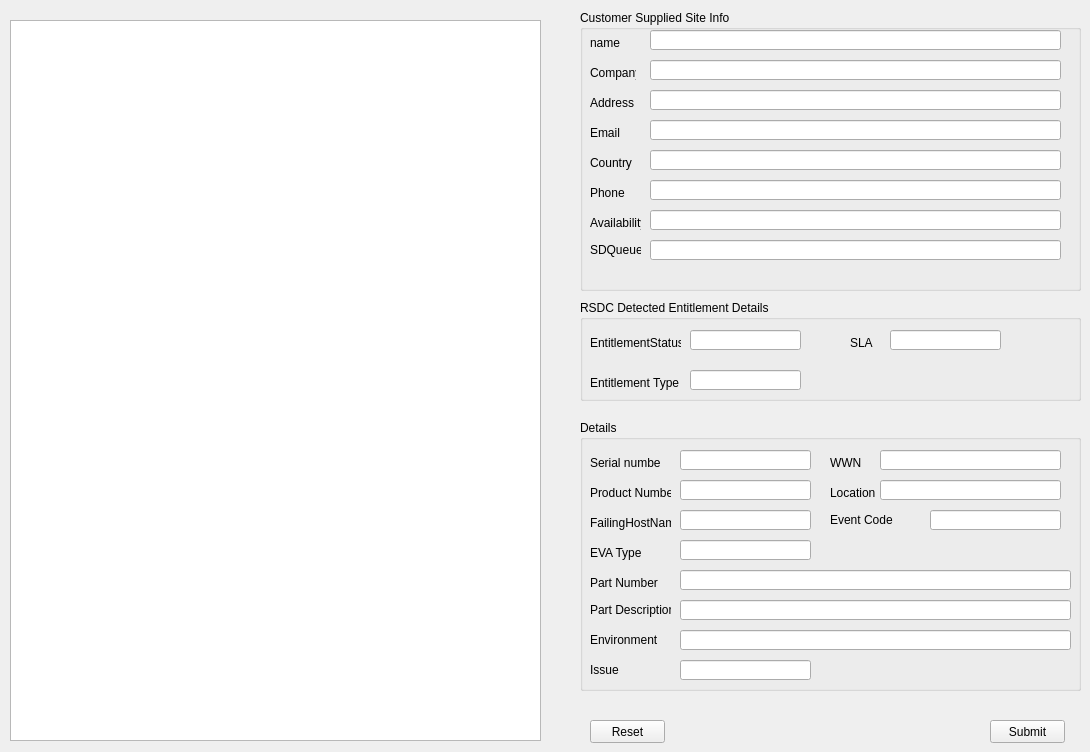
   <widget class="QWidget" name="tab_eva">
    <attribute name="title">
     <string>EVA</string>
    </attribute>
    <widget class="QGroupBox" name="groupBox_5">
     <property name="geometry">
      <rect>
       <x>580</x>
       <y>420</y>
       <width>501</width>
       <height>271</height>
      </rect>
     </property>
     <property name="title">
      <string>Details</string>
     </property>
     <widget class="QLabel" name="label_42">
      <property name="geometry">
       <rect>
        <x>10</x>
        <y>33</y>
        <width>71</width>
        <height>20</height>
       </rect>
      </property>
      <property name="text">
       <string>Serial number</string>
      </property>
     </widget>
     <widget class="QLineEdit" name="lineEdit_evaSN">
      <property name="geometry">
       <rect>
        <x>100</x>
        <y>30</y>
        <width>131</width>
        <height>20</height>
       </rect>
      </property>
     </widget>
     <widget class="QLabel" name="label_43">
      <property name="geometry">
       <rect>
        <x>250</x>
        <y>33</y>
        <width>46</width>
        <height>20</height>
       </rect>
      </property>
      <property name="text">
       <string>WWN</string>
      </property>
     </widget>
     <widget class="QLineEdit" name="lineEdit_evaWWN">
      <property name="geometry">
       <rect>
        <x>300</x>
        <y>30</y>
        <width>181</width>
        <height>20</height>
       </rect>
      </property>
     </widget>
     <widget class="QLabel" name="label_44">
      <property name="geometry">
       <rect>
        <x>250</x>
        <y>63</y>
        <width>46</width>
        <height>20</height>
       </rect>
      </property>
      <property name="text">
       <string>Location</string>
      </property>
     </widget>
     <widget class="QLineEdit" name="lineEdit_evaLocation">
      <property name="geometry">
       <rect>
        <x>300</x>
        <y>60</y>
        <width>181</width>
        <height>20</height>
       </rect>
      </property>
     </widget>
     <widget class="QLabel" name="label_46">
      <property name="geometry">
       <rect>
        <x>10</x>
        <y>153</y>
        <width>71</width>
        <height>20</height>
       </rect>
      </property>
      <property name="text">
       <string>Part Number</string>
      </property>
     </widget>
     <widget class="QLineEdit" name="lineEdit_evaPartDescription">
      <property name="geometry">
       <rect>
        <x>100</x>
        <y>180</y>
        <width>391</width>
        <height>20</height>
       </rect>
      </property>
     </widget>
     <widget class="QLabel" name="label_54">
      <property name="geometry">
       <rect>
        <x>10</x>
        <y>93</y>
        <width>81</width>
        <height>20</height>
       </rect>
      </property>
      <property name="text">
       <string>FailingHostName</string>
      </property>
     </widget>
     <widget class="QLineEdit" name="lineEdit_evaFailingHostName">
      <property name="geometry">
       <rect>
        <x>100</x>
        <y>90</y>
        <width>131</width>
        <height>20</height>
       </rect>
      </property>
      <property name="text">
       <string/>
      </property>
     </widget>
     <widget class="QLabel" name="label_55">
      <property name="geometry">
       <rect>
        <x>10</x>
        <y>123</y>
        <width>81</width>
        <height>20</height>
       </rect>
      </property>
      <property name="text">
       <string>EVA Type</string>
      </property>
     </widget>
     <widget class="QLineEdit" name="lineEdit_evaType">
      <property name="geometry">
       <rect>
        <x>100</x>
        <y>120</y>
        <width>131</width>
        <height>20</height>
       </rect>
      </property>
      <property name="text">
       <string/>
      </property>
     </widget>
     <widget class="QLabel" name="label_56">
      <property name="geometry">
       <rect>
        <x>10</x>
        <y>63</y>
        <width>81</width>
        <height>20</height>
       </rect>
      </property>
      <property name="text">
       <string>Product Number</string>
      </property>
     </widget>
     <widget class="QLineEdit" name="lineEdit_evaProductNumner">
      <property name="geometry">
       <rect>
        <x>100</x>
        <y>60</y>
        <width>131</width>
        <height>20</height>
       </rect>
      </property>
      <property name="text">
       <string/>
      </property>
     </widget>
     <widget class="QLineEdit" name="lineEdit_evaPartNumber">
      <property name="geometry">
       <rect>
        <x>100</x>
        <y>150</y>
        <width>391</width>
        <height>20</height>
       </rect>
      </property>
      <property name="text">
       <string/>
      </property>
     </widget>
     <widget class="QLabel" name="label_57">
      <property name="geometry">
       <rect>
        <x>10</x>
        <y>180</y>
        <width>81</width>
        <height>20</height>
       </rect>
      </property>
      <property name="text">
       <string>Part Description</string>
      </property>
     </widget>
     <widget class="QLineEdit" name="lineEdit_evaEnvironment">
      <property name="geometry">
       <rect>
        <x>100</x>
        <y>210</y>
        <width>391</width>
        <height>20</height>
       </rect>
      </property>
      <property name="text">
       <string/>
      </property>
     </widget>
     <widget class="QLabel" name="label_59">
      <property name="geometry">
       <rect>
        <x>10</x>
        <y>210</y>
        <width>81</width>
        <height>20</height>
       </rect>
      </property>
      <property name="text">
       <string>Environment</string>
      </property>
     </widget>
     <widget class="QLineEdit" name="lineEdit_evaEventCode">
      <property name="geometry">
       <rect>
        <x>350</x>
        <y>90</y>
        <width>131</width>
        <height>20</height>
       </rect>
      </property>
      <property name="text">
       <string/>
      </property>
     </widget>
     <widget class="QLabel" name="label_60">
      <property name="geometry">
       <rect>
        <x>250</x>
        <y>90</y>
        <width>81</width>
        <height>20</height>
       </rect>
      </property>
      <property name="text">
       <string>Event Code</string>
      </property>
     </widget>
     <widget class="QLabel" name="label_61">
      <property name="geometry">
       <rect>
        <x>10</x>
        <y>240</y>
        <width>81</width>
        <height>20</height>
       </rect>
      </property>
      <property name="text">
       <string>Issue</string>
      </property>
     </widget>
     <widget class="QLineEdit" name="lineEdit_evaIssue">
      <property name="geometry">
       <rect>
        <x>100</x>
        <y>240</y>
        <width>131</width>
        <height>20</height>
       </rect>
      </property>
      <property name="text">
       <string/>
      </property>
     </widget>
    </widget>
    <widget class="QTextEdit" name="textEdit_eva">
     <property name="geometry">
      <rect>
       <x>10</x>
       <y>20</y>
       <width>531</width>
       <height>721</height>
      </rect>
     </property>
     <property name="html">
      <string>&lt;!DOCTYPE HTML PUBLIC &quot;-//W3C//DTD HTML 4.0//EN&quot; &quot;http://www.w3.org/TR/REC-html40/strict.dtd&quot;&gt;
&lt;html&gt;&lt;head&gt;&lt;meta name=&quot;qrichtext&quot; content=&quot;1&quot; /&gt;&lt;style type=&quot;text/css&quot;&gt;
p, li { white-space: pre-wrap; }
&lt;/style&gt;&lt;/head&gt;&lt;body style=&quot; font-family:'MS Shell Dlg 2'; font-size:8.25pt; font-weight:400; font-style:normal;&quot;&gt;
&lt;p style=&quot;-qt-paragraph-type:empty; margin-top:0px; margin-bottom:0px; margin-left:0px; margin-right:0px; -qt-block-indent:0; text-indent:0px; font-size:8pt;&quot;&gt;&lt;br /&gt;&lt;/p&gt;&lt;/body&gt;&lt;/html&gt;</string>
     </property>
    </widget>
    <widget class="QGroupBox" name="groupBox_6">
     <property name="geometry">
      <rect>
       <x>580</x>
       <y>10</y>
       <width>501</width>
       <height>281</height>
      </rect>
     </property>
     <property name="title">
      <string>Customer Supplied Site Info</string>
     </property>
     <widget class="QLineEdit" name="lineEdit_evaname">
      <property name="geometry">
       <rect>
        <x>70</x>
        <y>20</y>
        <width>411</width>
        <height>20</height>
       </rect>
      </property>
     </widget>
     <widget class="QLabel" name="label_47">
      <property name="geometry">
       <rect>
        <x>10</x>
        <y>23</y>
        <width>46</width>
        <height>20</height>
       </rect>
      </property>
      <property name="text">
       <string>name</string>
      </property>
     </widget>
     <widget class="QLabel" name="label_48">
      <property name="geometry">
       <rect>
        <x>10</x>
        <y>143</y>
        <width>46</width>
        <height>20</height>
       </rect>
      </property>
      <property name="text">
       <string>Country</string>
      </property>
     </widget>
     <widget class="QLineEdit" name="lineEdit_evacountry">
      <property name="geometry">
       <rect>
        <x>70</x>
        <y>140</y>
        <width>411</width>
        <height>20</height>
       </rect>
      </property>
     </widget>
     <widget class="QLabel" name="label_49">
      <property name="geometry">
       <rect>
        <x>10</x>
        <y>173</y>
        <width>46</width>
        <height>20</height>
       </rect>
      </property>
      <property name="text">
       <string>Phone</string>
      </property>
     </widget>
     <widget class="QLabel" name="label_50">
      <property name="geometry">
       <rect>
        <x>10</x>
        <y>203</y>
        <width>51</width>
        <height>20</height>
       </rect>
      </property>
      <property name="text">
       <string>Availability</string>
      </property>
     </widget>
     <widget class="QLineEdit" name="lineEdit_evaavailablity">
      <property name="geometry">
       <rect>
        <x>70</x>
        <y>200</y>
        <width>411</width>
        <height>20</height>
       </rect>
      </property>
     </widget>
     <widget class="QLabel" name="label_51">
      <property name="geometry">
       <rect>
        <x>10</x>
        <y>53</y>
        <width>46</width>
        <height>20</height>
       </rect>
      </property>
      <property name="text">
       <string>Company</string>
      </property>
     </widget>
     <widget class="QLineEdit" name="lineEdit_evacompany">
      <property name="geometry">
       <rect>
        <x>70</x>
        <y>50</y>
        <width>411</width>
        <height>20</height>
       </rect>
      </property>
     </widget>
     <widget class="QLabel" name="label_52">
      <property name="geometry">
       <rect>
        <x>10</x>
        <y>83</y>
        <width>46</width>
        <height>20</height>
       </rect>
      </property>
      <property name="text">
       <string>Address</string>
      </property>
     </widget>
     <widget class="QLineEdit" name="lineEdit_evaaddress">
      <property name="geometry">
       <rect>
        <x>70</x>
        <y>80</y>
        <width>411</width>
        <height>20</height>
       </rect>
      </property>
     </widget>
     <widget class="QLabel" name="label_53">
      <property name="geometry">
       <rect>
        <x>10</x>
        <y>113</y>
        <width>46</width>
        <height>20</height>
       </rect>
      </property>
      <property name="text">
       <string>Email</string>
      </property>
     </widget>
     <widget class="QLineEdit" name="lineEdit_evaemail">
      <property name="geometry">
       <rect>
        <x>70</x>
        <y>110</y>
        <width>411</width>
        <height>20</height>
       </rect>
      </property>
     </widget>
     <widget class="QLineEdit" name="lineEdit_evasdq">
      <property name="geometry">
       <rect>
        <x>70</x>
        <y>230</y>
        <width>411</width>
        <height>20</height>
       </rect>
      </property>
     </widget>
     <widget class="QLabel" name="label_58">
      <property name="geometry">
       <rect>
        <x>10</x>
        <y>230</y>
        <width>51</width>
        <height>20</height>
       </rect>
      </property>
      <property name="text">
       <string>SDQueue</string>
      </property>
     </widget>
     <widget class="QLineEdit" name="lineEdit_evaphone">
      <property name="geometry">
       <rect>
        <x>70</x>
        <y>170</y>
        <width>411</width>
        <height>20</height>
       </rect>
      </property>
     </widget>
    </widget>
    <widget class="QPushButton" name="eva_sbmtbtn">
     <property name="geometry">
      <rect>
       <x>990</x>
       <y>720</y>
       <width>75</width>
       <height>23</height>
      </rect>
     </property>
     <property name="text">
      <string>Submit</string>
     </property>
    </widget>
    <widget class="QPushButton" name="eva_rstbtn">
     <property name="geometry">
      <rect>
       <x>590</x>
       <y>720</y>
       <width>75</width>
       <height>23</height>
      </rect>
     </property>
     <property name="text">
      <string>Reset</string>
     </property>
    </widget>
    <widget class="QGroupBox" name="groupBox_4">
     <property name="geometry">
      <rect>
       <x>580</x>
       <y>300</y>
       <width>501</width>
       <height>101</height>
      </rect>
     </property>
     <property name="title">
      <string>RSDC Detected Entitlement Details</string>
     </property>
     <widget class="QLabel" name="label_22">
      <property name="geometry">
       <rect>
        <x>10</x>
        <y>33</y>
        <width>91</width>
        <height>20</height>
       </rect>
      </property>
      <property name="text">
       <string>EntitlementStatus</string>
      </property>
     </widget>
     <widget class="QLineEdit" name="lineEdit_evaEntitlementStatus">
      <property name="geometry">
       <rect>
        <x>110</x>
        <y>30</y>
        <width>111</width>
        <height>20</height>
       </rect>
      </property>
      <property name="text">
       <string/>
      </property>
     </widget>
     <widget class="QLabel" name="label_evaSLA">
      <property name="geometry">
       <rect>
        <x>270</x>
        <y>33</y>
        <width>41</width>
        <height>20</height>
       </rect>
      </property>
      <property name="text">
       <string>SLA</string>
      </property>
     </widget>
     <widget class="QLineEdit" name="lineEdit_evaSLA">
      <property name="geometry">
       <rect>
        <x>310</x>
        <y>30</y>
        <width>111</width>
        <height>20</height>
       </rect>
      </property>
      <property name="text">
       <string/>
      </property>
     </widget>
     <widget class="QLabel" name="label_24">
      <property name="geometry">
       <rect>
        <x>10</x>
        <y>73</y>
        <width>101</width>
        <height>20</height>
       </rect>
      </property>
      <property name="text">
       <string>Entitlement Type</string>
      </property>
     </widget>
     <widget class="QLineEdit" name="lineEdit_evaEntitlementType">
      <property name="geometry">
       <rect>
        <x>110</x>
        <y>70</y>
        <width>111</width>
        <height>20</height>
       </rect>
      </property>
      <property name="text">
       <string/>
      </property>
     </widget>
    </widget>
   </widget>
